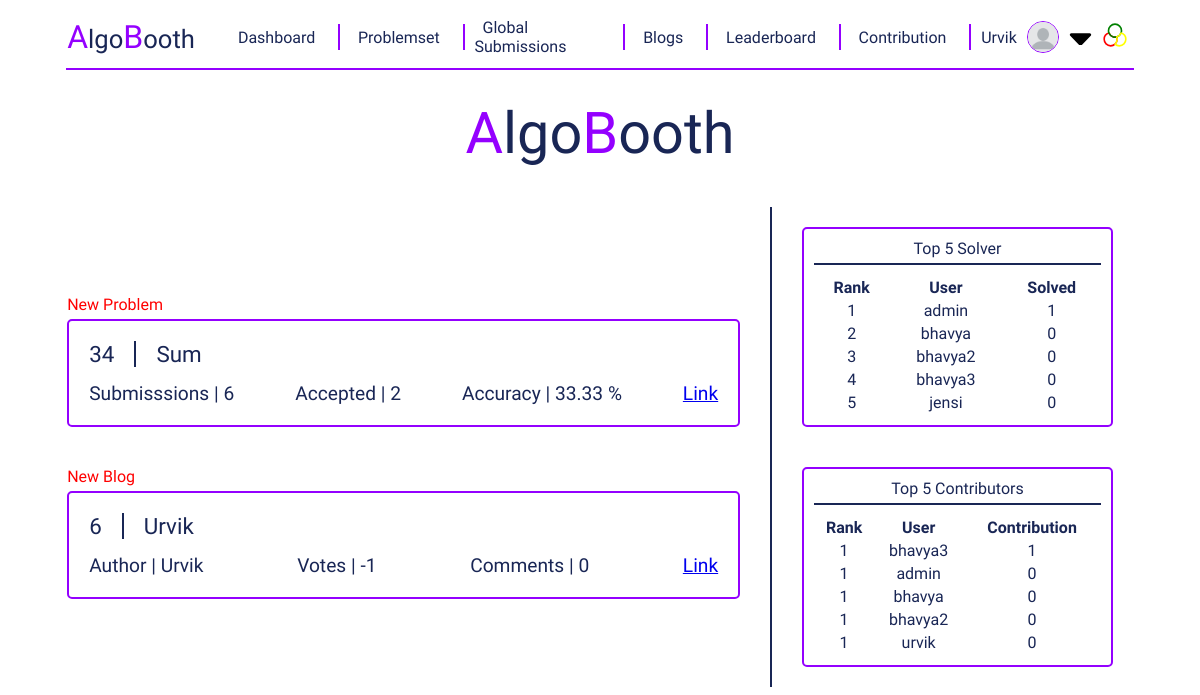
Before: / (signed in) with the older database file.
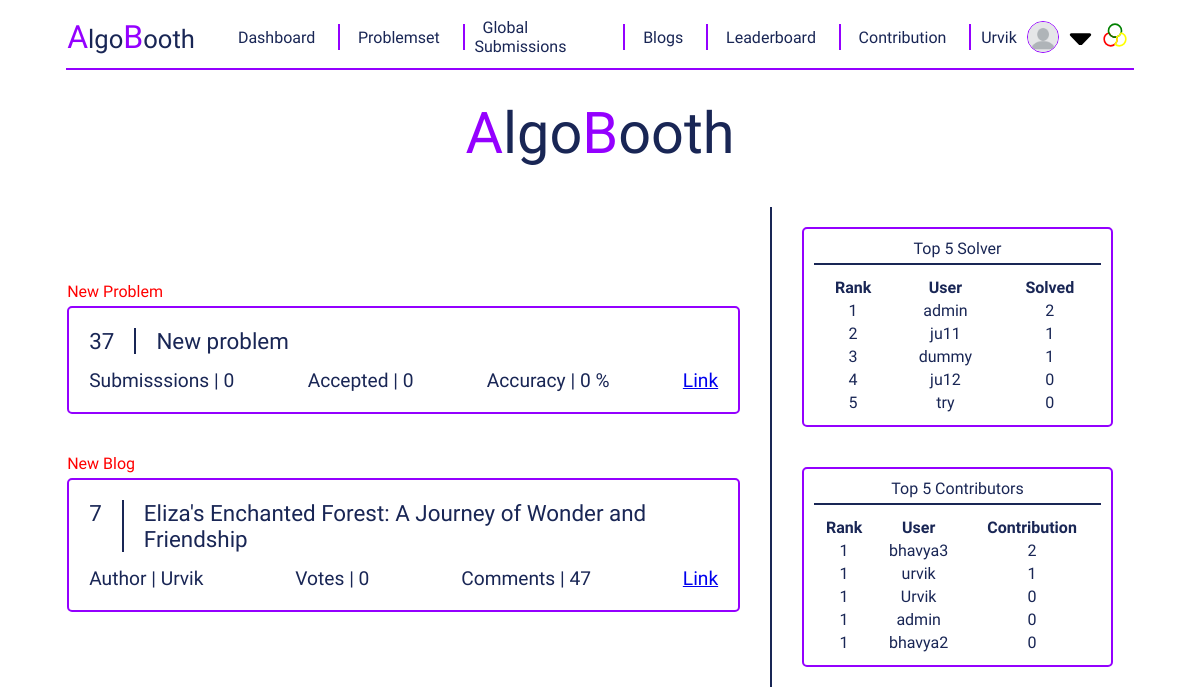
After: the same page with the newer database file.
### addProblem/models.py (models this page shows)
class Problem(models.Model) :
    name = models.CharField(max_length = 100)
    rating = models.IntegerField()
    statement = models.TextField()
    input_description = models.TextField(null = True , blank = True)
    output_description = models.TextField(null = True , blank = True)
    testcases = models.ManyToManyField(TestCase)
    explanation = models.TextField(null = True , blank = True)
    added_date = models.DateTimeField(auto_now_add = True)
    class Meta:
        db_table = "problems"

### addBlog/models.py (models this page shows)
class Blog(models.Model) :
    author = models.ForeignKey(settings.AUTH_USER_MODEL, on_delete=models.CASCADE)
    title = models.CharField(max_length = 100)
    content = models.TextField()
    image = models.ImageField(upload_to="media/blog_image")
    added_date = models.DateTimeField(auto_now_add = True)
    likes = models.IntegerField(default=0)
    dislikes = models.IntegerField(default=0)
    class Meta:
        db_table = "blog"

### register/models.py (models this page shows)
class CustomUser(AbstractUser):
    country = models.CharField(max_length=100,blank=True, null=True)
    university_name = models.CharField(max_length=100,blank=True, null=True)
    profile_image = models.ImageField(upload_to='profile_image/', blank=True, null=True,default='profile_image/blank-profile-picture.png')

### dashboard/views.py (the view)
# urls.py: path('' , include('dashboard.urls')),
def dashboard(request) :
    recent_problem = Problem.objects.all().order_by('-added_date').first()
    submissions = Submission.objects.filter(problem_id = recent_problem.id).count()
    solved = Submission.objects.filter(problem_id = recent_problem.id , verdict = getMessage(ACCEPTED)).count()
    recent_blog = Blog.objects.all().order_by('-added_date').first()
    votes = recent_blog.likes - recent_blog.dislikes
    comment_count = Comment.objects.filter(blog = recent_blog).count()
    if submissions == 0 :
        accuracy = 0
    else :
        accuracy = round(solved * 100 / submissions , 2)
    users = CustomUser.objects.all()
    data = []
    for user in users :
        user_name = user
        user_id = user.id
        submission = Submission.objects.filter(user_id = user_id)
        submission_count = len(submission)
        problem_solved = Submission.objects.filter(user_id = user_id , verdict = getMessage(ACCEPTED)).values('problem_id').annotate(count = Count('problem_id')).count()
        data.append({
            "name" : user_name,
            "id" : user_id,
            "all" : submission_count,
            "ac" : problem_solved
        })
    data = sorted(data , key = lambda x : (-x['ac'] , -x['all']))
    ranks = []
    count = 5
    rank = 1
    for each in data :
        if count == 0 :
            break
        count -= 1
        ranks.append({
            "rank" : rank,
            "name" : each['name'],
            "ac" : each['ac']
        })
        rank += 1
    users = CustomUser.objects.all()
    data = []
    for user in users :
        user_name = user
        user_id = user.id
        blogs = Blog.objects.filter(author = user_name)
        blog_count = blogs.count()
        contribution = 0
        for blog in blogs :
            contribution += Like.objects.filter(blog=blog).count()
            contribution -= Dislike.objects.filter(blog=blog).count()
        data.append({
            "name" : user_name,
            "id" : user_id,
            "contribution" : contribution,
            "blogs" : blog_count
        })
    data = sorted(data , key = lambda x : (-x['contribution'] , -x['blogs']))
    contributions = []
    rank = 1
    count = 5
    for each in data :
        if count == 0 :
            break
        count -= 1
        contributions.append({
            "rank" : rank,
            "name" : each['name'],
            "contribution" : each['contribution']
        })
    return render(request , "dashboard.html" , {'problem' : recent_problem , 'submissions' : submissions , 'ac' : solved , 'accuracy' : accuracy , 'blog' : recent_blog , 'vote' : votes , 'comment_count' : comment_count , 'ranks' : ranks , 'contributions' : contributions})

### problemPage/config.py (called while the page is built)
def getMessage(id) :
    decode = {
        1 : "Compilation Error",
        2 : "Runtime Error",
        3 : "Wrong Answer",
        4 : "Time Limit Exceeded",
        5 : "Memory Limit Exceeded",
        6 : "Accepted"
    }
    return decode[id]

### dashboard/templates/dashboard.html (shortened to what the changed rows need)
{% extends "base.html" %}
{% load static %}
{% block add_css_file %}
    <link href='{% static "styles/dashboard.css" %}' rel="stylesheet">
{% endblock add_css_file %}
{% block content %}
    <div id = "outer">
        <div id = "left">
            <div id = "recent-problem">
                <div id = "problem">
                    <div id = "title">
                        <div id = "id">
                            {{problem.id}}
                        </div>
                        <div id = "name">
                            {{problem.name}}
                        </div>
                    </div>
                    <div id = "footer">
                        <div id = "submissions">
                            Submisssions | {{submissions}}
                        </div>
                        <div id = "accepted">
                            Accepted | {{ac}}
                        </div>
                        <div id = "accuracy">
                            Accuracy | {{accuracy}} %
                        </div>
                        <div id = "problem-link">
                            <a href="{% url 'problem_details' problem.id %}">Link</a>
                        </div>
                    </div>
                </div>
            </div>
            <div id = "recent-blog">
                <div id = "blog">
                    <div id = "b-title">
                        <div id = "b-id">
                            {{blog.id}}
                        </div>
                        <div id = "b-name">
                            {{blog.title}}
                        </div>
                    </div>
                    <div id = "footer">
                        <div id = "submissions">
                            Author | {{blog.author}}
                        </div>
                        <div id = "accepted">
                            Votes | {{vote}}
                        </div>
                        <div id = "accuracy">
                            Comments | {{comment_count}}
                        </div>
                        <div id = "problem-link">
                            <a href="{% url 'blog_details' blog.id %}">Link</a>
                        </div>
                    </div>
                </div>
            </div>
        </div>
        <div id = "right">
            <div id = "top-rank" class = "right-div">
                <table>
                    <thead>
                        <th>Rank</th>
                        <th>User</th>
                        <th>Solved</th>
                    </thead>
                    <tbody>
                        {% for row in ranks %}
                            <tr>
                                <td>{{row.rank}}</td>
                                <td>{{row.name}}</td>
                                <td>{{row.ac}}</td>
                            </tr>
                        {% endfor %}
                    </tbody>
                </table>
            </div>
            <div id = "top-contributors" class = "right-div">
                <table>
                    <thead>
                        <th>Rank</th>
                        <th>User</th>
                        <th>Contribution</th>
                    </thead>
                    <tbody>
                        {% for row in contributions %}
                            <tr>
                                <td>{{row.rank}}</td>
                                <td>{{row.name}}</td>
                                <td>{{row.contribution}}</td>
                            </tr>
                        {% endfor %}
                    </tbody>
                </table>
            </div>
        </div>
    </div>
{% endblock content %}

### templates/base.html (shortened to what this page needs)
<!DOCTYPE html>
<html lang="en">
    <head>
        {% load static %}
        <link href='{% static "styles/base.css" %}' rel="stylesheet">
        <link href='{% static "styles/toast.css" %}' rel="stylesheet">
        {% block add_css_file %}{% endblock add_css_file %}
    </head>
    <body>
        <div id = "root">
            <div id = "navbar">
                <div id = "logo">
                    <span class = "special-char">A</span>lgo<span class = "special-char">B</span>ooth
                </div>
                <div id = "nav-item-div">
                    <div class = "nav-item">
                        <a href="{% url "dashboard" %}">Dashboard</a>
                    </div>
                    <div class = "nav-item">
                        <a href="{% url "problem_page" %}">Problemset</a>
                    </div>
                    <div class = "nav-item">
                        <a href="{% url "global_submissions" %}">Global Submissions</a>
                    </div>
                    <div class = "nav-item">
                        <a href="{% url "blog_page" %}">Blogs</a>
                    </div>
                    <div class = "nav-item">
                        <a href="{% url "standing_page" %}">Leaderboard</a>
                    </div>
                    <div class = "nav-item">
                        <a href="{% url "contribution_page" %}">Contribution</a>
                    </div>
                    {% if user.is_authenticated %}
                    <div class = "nav-item">
                        <div id = "my-select">
                            {{user}}
                            <img id = "profile-picture-nav" src="{{user.profile_image.url}}" alt="">
                            <img class = "icons" id = "drop-icon" src={% static "icons/drop.svg" %} alt="drop">
                        </div>
                    </div>
                    {%else%}
                    <div class = "vertical-line"></div>
                    <div class = "nav-item">
                        <a href="{% url "login" %}">Login</a>
                    </div>
                    {%endif%}
            </div>
            <div title = "Change Theme" class = "nav-item" id = "change-theme">
                <img class = "icons" src="{% static "icons/theme.svg" %}" alt="">
            </div>
            </div>
            <div class = "horizontal-line">
            </div>
            <div id = "container">
                {% block content %}{% endblock content %}
            </div>
        </div>
    </body>
</html>

Changed rows visible on the page:
no longer on this page (row unchanged): Problem: id "34", name "Sum"
no longer on this page (row edited): Blog: id "6", title "Urvik", author "Urvik"
no longer on this page (row unchanged): CustomUser: rank "2", name "bhavya", ac "0", rank "1", contribution "0"
no longer on this page (row unchanged): CustomUser: rank "5", name "jensi", ac "0"
no longer on one of the page's lists (row unchanged): CustomUser: rank "4", name "bhavya3"
no longer on one of the page's lists (row unchanged): CustomUser: rank "3", name "bhavya2"
now on one of the page's lists (row unchanged): CustomUser: rank "1", name "Urvik"
added Problem: id "37", name "New problem"
added Blog: id "7", title "Eliza's Enchanted Forest: A Journey of Wonder and Friendship", author "Urvik"
changed CustomUser "admin": ac "1" → "2"
added CustomUser: rank "2", name "ju11", ac "1"
added CustomUser: rank "3", name "dummy", ac "1"
added CustomUser: rank "4", name "ju12", ac "0"
added CustomUser: rank "5", name "try", ac "0"
computed for CustomUser "bhavya3": contribution "1" → "2"
shown differently, row unchanged: CustomUser "urvik": contribution "0" → "1"; moves up the list
Other visible differences:
{{ submissions }}: "6" → "0"
{{ ac }}: "2" → "0"
{{ accuracy }}: "33.33" → "0"
{{ vote }}: "-1" → "0"
{{ comment_count }}: "0" → "47"
